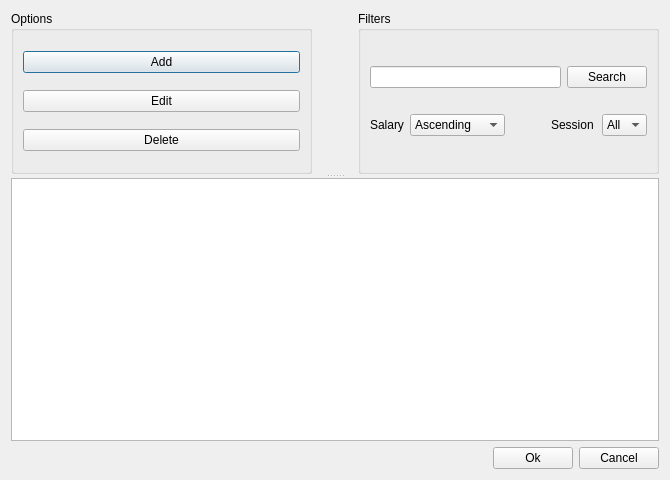
<?xml version="1.0" encoding="UTF-8"?>
<ui version="4.0">
 <class>teachers_management</class>
 <widget class="QDialog" name="teachers_management">
  <property name="geometry">
   <rect>
    <x>0</x>
    <y>0</y>
    <width>670</width>
    <height>480</height>
   </rect>
  </property>
  <property name="windowTitle">
   <string>Esprit-RP : Teacher managment</string>
  </property>
  <property name="styleSheet">
   <string notr="true"/>
  </property>
  <layout class="QVBoxLayout" name="verticalLayout_3">
   <item>
    <widget class="QSplitter" name="splitter">
     <property name="orientation">
      <enum>Qt::Vertical</enum>
     </property>
     <widget class="QWidget" name="layoutWidget">
      <layout class="QHBoxLayout" name="horizontalLayout_5">
       <item>
        <widget class="QGroupBox" name="Group_Options">
         <property name="sizePolicy">
          <sizepolicy hsizetype="Expanding" vsizetype="Expanding">
           <horstretch>0</horstretch>
           <verstretch>0</verstretch>
          </sizepolicy>
         </property>
         <property name="title">
          <string>Options</string>
         </property>
         <layout class="QHBoxLayout" name="horizontalLayout_2">
          <item>
           <layout class="QVBoxLayout" name="verticalLayout_4">
            <item>
             <widget class="QPushButton" name="Button_Add">
              <property name="text">
               <string>Add</string>
              </property>
             </widget>
            </item>
            <item>
             <widget class="QPushButton" name="Button_Edit">
              <property name="text">
               <string>Edit</string>
              </property>
             </widget>
            </item>
            <item>
             <widget class="QPushButton" name="Button_Delete">
              <property name="text">
               <string>Delete</string>
              </property>
             </widget>
            </item>
           </layout>
          </item>
         </layout>
        </widget>
       </item>
       <item>
        <spacer name="horizontalSpacer_2">
         <property name="orientation">
          <enum>Qt::Horizontal</enum>
         </property>
         <property name="sizeType">
          <enum>QSizePolicy::Fixed</enum>
         </property>
         <property name="sizeHint" stdset="0">
          <size>
           <width>40</width>
           <height>20</height>
          </size>
         </property>
        </spacer>
       </item>
       <item>
        <widget class="QGroupBox" name="Group_Filters">
         <property name="sizePolicy">
          <sizepolicy hsizetype="Expanding" vsizetype="Expanding">
           <horstretch>0</horstretch>
           <verstretch>0</verstretch>
          </sizepolicy>
         </property>
         <property name="title">
          <string>Filters</string>
         </property>
         <layout class="QVBoxLayout" name="verticalLayout_2">
          <item>
           <layout class="QVBoxLayout" name="verticalLayout">
            <item>
             <layout class="QHBoxLayout" name="horizontalLayout_3">
              <item>
               <widget class="QLineEdit" name="Line_Search"/>
              </item>
              <item>
               <widget class="QPushButton" name="Button_Search">
                <property name="text">
                 <string>Search</string>
                </property>
               </widget>
              </item>
             </layout>
            </item>
            <item>
             <spacer name="verticalSpacer">
              <property name="orientation">
               <enum>Qt::Vertical</enum>
              </property>
              <property name="sizeType">
               <enum>QSizePolicy::Fixed</enum>
              </property>
              <property name="sizeHint" stdset="0">
               <size>
                <width>20</width>
                <height>20</height>
               </size>
              </property>
             </spacer>
            </item>
            <item>
             <layout class="QHBoxLayout" name="horizontalLayout_4">
              <item>
               <widget class="QLabel" name="label_Salary">
                <property name="sizePolicy">
                 <sizepolicy hsizetype="Fixed" vsizetype="Fixed">
                  <horstretch>0</horstretch>
                  <verstretch>0</verstretch>
                 </sizepolicy>
                </property>
                <property name="text">
                 <string>Salary</string>
                </property>
               </widget>
              </item>
              <item>
               <widget class="QComboBox" name="Combo_Salary">
                <item>
                 <property name="text">
                  <string>Ascending</string>
                 </property>
                </item>
                <item>
                 <property name="text">
                  <string>Descending</string>
                 </property>
                </item>
               </widget>
              </item>
              <item>
               <spacer name="horizontalSpacer">
                <property name="orientation">
                 <enum>Qt::Horizontal</enum>
                </property>
                <property name="sizeType">
                 <enum>QSizePolicy::Preferred</enum>
                </property>
                <property name="sizeHint" stdset="0">
                 <size>
                  <width>40</width>
                  <height>20</height>
                 </size>
                </property>
               </spacer>
              </item>
              <item>
               <widget class="QLabel" name="label_Session">
                <property name="text">
                 <string>Session</string>
                </property>
               </widget>
              </item>
              <item>
               <widget class="QComboBox" name="combo_Session">
                <item>
                 <property name="text">
                  <string>All</string>
                 </property>
                </item>
               </widget>
              </item>
             </layout>
            </item>
           </layout>
          </item>
         </layout>
        </widget>
       </item>
      </layout>
     </widget>
     <widget class="QTableView" name="tab_listTeachers"/>
    </widget>
   </item>
   <item>
    <layout class="QHBoxLayout" name="horizontalLayout_6">
     <item>
      <spacer name="horizontalSpacer_4">
       <property name="orientation">
        <enum>Qt::Horizontal</enum>
       </property>
       <property name="sizeHint" stdset="0">
        <size>
         <width>40</width>
         <height>20</height>
        </size>
       </property>
      </spacer>
     </item>
     <item>
      <widget class="QPushButton" name="Ok">
       <property name="sizePolicy">
        <sizepolicy hsizetype="Preferred" vsizetype="Preferred">
         <horstretch>0</horstretch>
         <verstretch>0</verstretch>
        </sizepolicy>
       </property>
       <property name="text">
        <string>Ok</string>
       </property>
      </widget>
     </item>
     <item>
      <widget class="QPushButton" name="Cancel">
       <property name="sizePolicy">
        <sizepolicy hsizetype="Preferred" vsizetype="Preferred">
         <horstretch>0</horstretch>
         <verstretch>0</verstretch>
        </sizepolicy>
       </property>
       <property name="text">
        <string>Cancel</string>
       </property>
      </widget>
     </item>
    </layout>
   </item>
  </layout>
 </widget>
 <resources/>
 <connections/>
</ui>
